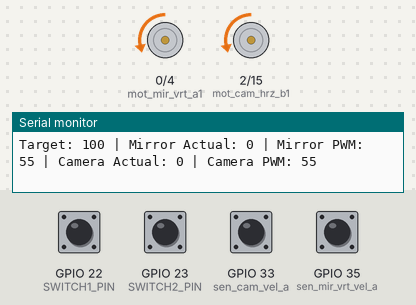
Bench run of a sketch on a simulated ESP32. Parts: motor-driver pin pairs drawn as motors (green arrow = first pin HIGH = forward, orange = second pin HIGH = backward, longer = more drive), the last lines printed to the serial monitor. The test bench sets the inputs (shaded band); at power-on: GPIO 22 (SWITCH1_PIN), GPIO 23 (SWITCH2_PIN), GPIO 33 (sen_cam_vel_a), GPIO 35 (sen_mir_vrt_vel_a) HIGH.

Above: at 1.2 s.
1.3 s: GPIO 33 (sen_cam_vel_a) pulled LOW for 0.15 s
At 1.55 s:
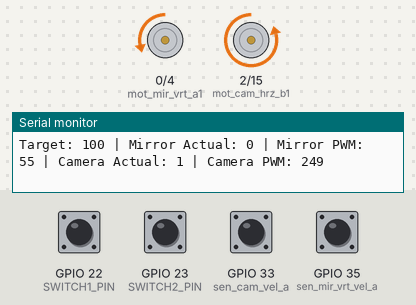
3.1 s: GPIO 35 (sen_mir_vrt_vel_a) pulled LOW for 0.15 s
At 3.36 s:
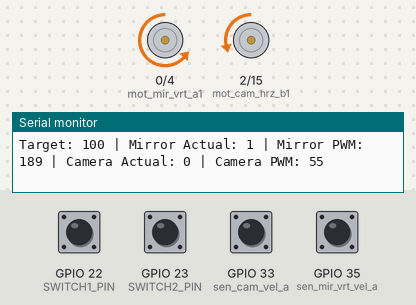
4.9 s: GPIO 22 (SWITCH1_PIN) pulled LOW for 0.15 s
At 6.3 s:
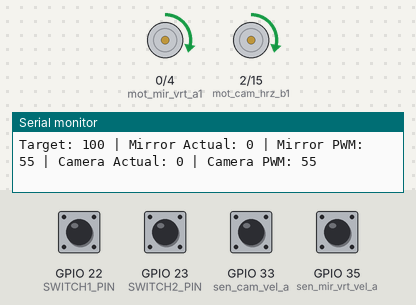
6.6 s: GPIO 33 (sen_cam_vel_a) pulled LOW for 1 s
At 7.66 s:
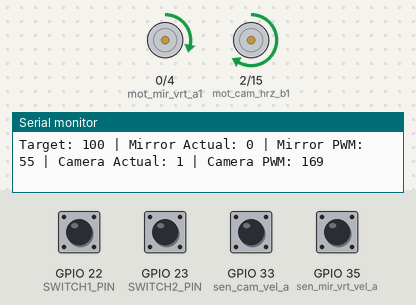
9.2 s: GPIO 35 (sen_mir_vrt_vel_a) pulled LOW for 1 s
At 10.27 s:
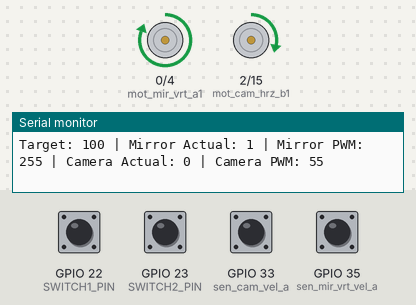
11.8 s: GPIO 33 (sen_cam_vel_a) pulled LOW for 0.15 s
At 12.08 s:
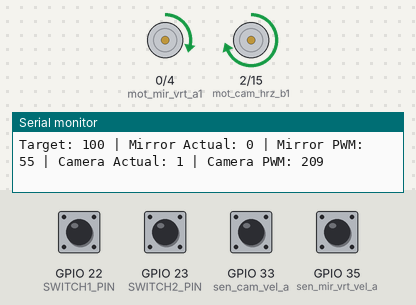
Timing chart, 0 to 14.6 s (numbered marks = the images above; inputs shaded):
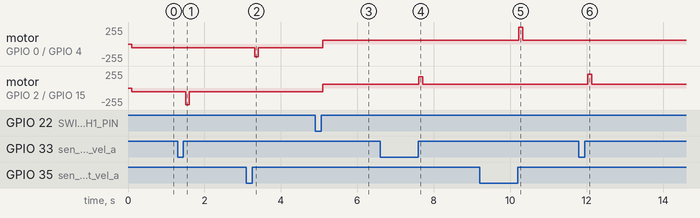

Measured:
- after the input at 1.3 s, motor on GPIO 2 (mot_cam_hrz_b1) / GPIO 15 (mot_cam_hrz_b2): backward 55/255 → backward 249/255 after 0.21 s, → backward 55/255 0.10 s later
- after the input at 3.1 s, motor on GPIO 0 (mot_mir_vrt_a1) / GPIO 4 (mot_mir_vrt_a2): backward 55/255 → backward 189/255 after 0.21 s, → backward 55/255 0.10 s later
- after the input at 4.9 s, motor on GPIO 0 (mot_mir_vrt_a1) / GPIO 4 (mot_mir_vrt_a2), motor on GPIO 2 (mot_cam_hrz_b1) / GPIO 15 (mot_cam_hrz_b2): backward 55/255 → forward 55/255 after 0.20 s
- after the input at 6.6 s, motor on GPIO 2 (mot_cam_hrz_b1) / GPIO 15 (mot_cam_hrz_b2): forward 55/255 → forward 169/255 after 1.0 s, → forward 55/255 0.10 s later
- after the input at 9.2 s, motor on GPIO 0 (mot_mir_vrt_a1) / GPIO 4 (mot_mir_vrt_a2): forward 55/255 → forward 255/255 after 1.0 s, → forward 55/255 0.10 s later
- after the input at 11.8 s, motor on GPIO 2 (mot_cam_hrz_b1) / GPIO 15 (mot_cam_hrz_b2): forward 55/255 → forward 209/255 after 0.23 s, → forward 55/255 0.10 s later

The sketch:

Pololu_DC_motor_control_PI_twomotors_lookup_table.ino
```cpp
#include "config.h"

//Feedback
volatile long sen_mir_vrt_vel_a_count = 0;
volatile long sen_cam_vel_a_count = 0;

// Control params
float Kp = 0.9;  // Start with 0.5-1.0
float Ki = 0.1;  // Start with 0.05-0.2
int Target_Counts_left = 100;


float sen_mir_vrt_vel_a_integral = 0;
float sen_cam_vel_a_integral = 0;
unsigned long last_time = 0;
const int interval = 100;  // 100ms control period
const float integral_limit = 500;

// switches
bool reverse_direction = false;
bool last_switch1_state = HIGH;
bool last_switch2_state = HIGH;

void setup() {
  Serial.begin(115200);
  while(!Serial);

  pinMode(mot_mir_vrt_a1, OUTPUT);
  pinMode(mot_mir_vrt_a2, OUTPUT);
  pinMode(mot_cam_hrz_b1, OUTPUT);
  pinMode(mot_cam_hrz_b2, OUTPUT);
  pinMode(sen_mir_vrt_vel_a, INPUT_PULLUP );
  pinMode(sen_cam_vel_a, INPUT_PULLUP);
  pinMode(SWITCH1_PIN, INPUT_PULLUP);
  pinMode(SWITCH2_PIN, INPUT_PULLUP);

  attachInterrupt(digitalPinToInterrupt(sen_mir_vrt_vel_a), []{sen_mir_vrt_vel_a_count++;}, RISING);
  attachInterrupt(digitalPinToInterrupt(sen_cam_vel_a), []{sen_cam_vel_a_count++;}, RISING);

  Serial.println("PI Controller Ready");
}

int lookup_pwm(int target_counts) {
  // Define lookup tables
  const int target_table[] = {10, 20, 30, 40, 50, 100, 150};
  const int pwm_table[]    = {24, 30, 33, 39, 41, 55, 77};
  const int table_size = sizeof(target_table) / sizeof(target_table[0]);

  // Saturation
  if (target_counts <= target_table[0]) return pwm_table[0];
  if (target_counts >= target_table[table_size - 1]) return pwm_table[table_size - 1];

  // Interpolate
  for (int i = 0; i < table_size - 1; i++) {
    if (target_counts >= target_table[i] && target_counts <= target_table[i + 1]) {
      float ratio = (float)(target_counts - target_table[i]) / (target_table[i + 1] - target_table[i]);
      return pwm_table[i] + ratio * (pwm_table[i + 1] - pwm_table[i]);
    }
  }

  return -1; // Should not happen
}


void loop() {
  unsigned long now = millis();

  if (Serial.available()) {
  char cmd = Serial.read();
  if (cmd == 'F') reverse_direction = false;
  else if (cmd == 'R') reverse_direction = true;
  }

  bool current_switch_state = digitalRead(SWITCH1_PIN);
  if (last_switch1_state == HIGH && current_switch_state == LOW) {
    reverse_direction = !reverse_direction;  // Toggle direction
    delay(200);  // Basic debounce
  }
  last_switch1_state = current_switch_state;

  bool current_switch2_state = digitalRead(SWITCH2_PIN);
  if (last_switch2_state == HIGH && current_switch2_state == LOW) {
    Target_Counts_left = (Target_Counts_left == 80) ? 100 : 80;  // Toggle between 50 and 100
    delay(200);  // Debounce
  }
  last_switch2_state = current_switch2_state;


  if(now - last_time >= interval) {

    bool switch1_state = digitalRead(SWITCH1_PIN) == LOW;
    bool switch2_state = digitalRead(SWITCH2_PIN) == LOW;


    noInterrupts();
    int sen_mir_vrt_vel_a_actual = sen_mir_vrt_vel_a_count;
    sen_mir_vrt_vel_a_count = 0;
    int sen_cam_vel_a_actual = sen_cam_vel_a_count;
    sen_cam_vel_a_count = 0;
    interrupts();

    int sen_mir_vrt_vel_a_error = Target_Counts_left - sen_mir_vrt_vel_a_actual;
    int sen_cam_vel_a_error = Target_Counts_left - sen_cam_vel_a_actual;

    // MIRROR
    sen_mir_vrt_vel_a_integral += sen_mir_vrt_vel_a_error;
    int sen_mir_vrt_vel_a_pwm = Kp * sen_mir_vrt_vel_a_error + Ki * sen_mir_vrt_vel_a_integral;
    int sen_mir_vrt_vel_a_constraint = constrain(sen_mir_vrt_vel_a_pwm, 0, 255);
    if (sen_mir_vrt_vel_a_pwm == sen_mir_vrt_vel_a_constraint) {
      sen_mir_vrt_vel_a_integral += sen_mir_vrt_vel_a_error;
    } else {
      sen_mir_vrt_vel_a_integral = constrain(sen_mir_vrt_vel_a_integral, -integral_limit, integral_limit);
    }
    sen_mir_vrt_vel_a_pwm = sen_mir_vrt_vel_a_constraint;
    if (sen_mir_vrt_vel_a_actual == 0) {
      int lookup_value = lookup_pwm(Target_Counts_left);
      sen_mir_vrt_vel_a_pwm = lookup_value;
    }

    // CAMERA
    sen_cam_vel_a_integral += sen_cam_vel_a_error;
    int sen_cam_vel_a_pwm = Kp * sen_cam_vel_a_error + Ki * sen_cam_vel_a_integral;
    int sen_cam_vel_a_constraint = constrain(sen_cam_vel_a_pwm, 0, 255);
    if (sen_cam_vel_a_pwm == sen_cam_vel_a_constraint) {
      sen_cam_vel_a_integral += sen_cam_vel_a_error;
    } else {
      sen_cam_vel_a_integral = constrain(sen_cam_vel_a_integral, -integral_limit, integral_limit);
    }
    sen_cam_vel_a_pwm = sen_cam_vel_a_constraint;
    if (sen_cam_vel_a_actual == 0) {
      int lookup_value = lookup_pwm(Target_Counts_left);
      sen_cam_vel_a_pwm = lookup_value;
    }


    // analogWrite(mot_cam_hrz_b1, 0);
    // analogWrite(mot_cam_hrz_b2, pwm_left);

    // MIRROR MOTOR CONTROL
    if (reverse_direction) {
      analogWrite(mot_mir_vrt_a1, sen_mir_vrt_vel_a_pwm);  // Assuming pin names
      analogWrite(mot_mir_vrt_a2, 0);
    } else {
      analogWrite(mot_mir_vrt_a1, 0);
      analogWrite(mot_mir_vrt_a2, sen_mir_vrt_vel_a_pwm);
    }

    // CAMERA MOTOR CONTROL
    if (reverse_direction) {
      analogWrite(mot_cam_hrz_b1, sen_cam_vel_a_pwm);
      analogWrite(mot_cam_hrz_b2, 0);
    } else {
      analogWrite(mot_cam_hrz_b1, 0);
      analogWrite(mot_cam_hrz_b2, sen_cam_vel_a_pwm);
    }


    Serial.print("Target: ");
    Serial.print(Target_Counts_left);
    Serial.print(" | Mirror Actual: ");
    Serial.print(sen_mir_vrt_vel_a_actual);
    Serial.print(" | Mirror PWM: ");
    Serial.print(sen_mir_vrt_vel_a_pwm);
    Serial.print(" | Camera Actual: ");
    Serial.print(sen_cam_vel_a_actual);
    Serial.print(" | Camera PWM: ");
    Serial.println(sen_cam_vel_a_pwm);  // Ends line


    last_time = now;
  }
}
```

config.h
```cpp
#ifndef CONFIG_H
#define CONFIG_H

// Motor Pin Definitions
#define mot_mir_vrt_a1   0
#define mot_mir_vrt_a2   4
#define mot_cam_hrz_b1   2
#define mot_cam_hrz_b2   15

// Motor Pin Definitions
#define sen_mir_vrt_vel_a 35
#define sen_mir_vrt_vel_b 32
#define sen_cam_vel_a    33
#define sen_cam_vel_b    25

// Switch Definitions
#define SWITCH1_PIN      22
#define SWITCH2_PIN      23

// Commented out pins
//#define sw_mir_top_l 13
//#define sw_mir_bot_l 9

#endif // CONFIG_H
```
